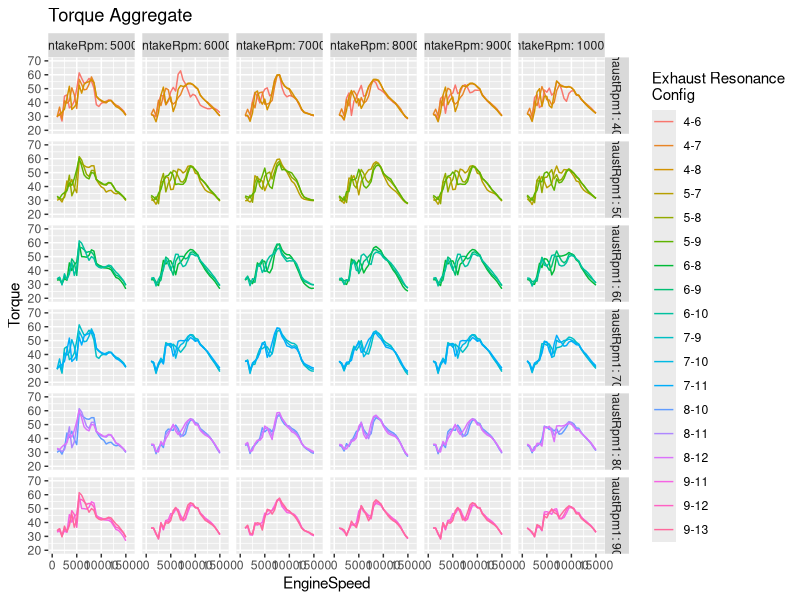

Recreate this plot in R.
library(ggplot2)

#import data (EDIT THIS PART)
setwd("D:/Clubs/FSAE/Personal/IntakeOptimization/Plots")
rawdata<- read.csv("TorqueAggregate.csv", header = TRUE, sep = ",",stringsAsFactors=FALSE)
exhaustRpm1 <- 4000
testName <- "Torque"
graphRange <-c(20,70) #for torque
#graphRange <-c(0,65) #for power
#graphRange <-c(0,220) #for airflow
#graphRange <-c(0,1.1) #for efficiency

#clean up data
names(rawdata)<-c("EngineSpeed", "Value", "IntakeRpm")
rawdata<-rawdata[-1,]
rawdata$EngineSpeed <- as.numeric(rawdata$EngineSpeed)
rawdata$Value <- as.numeric(rawdata$Value)
rawdata$IntakeRpm <- as.numeric(rawdata$IntakeRpm)

#assign case numbers
caseNumber = 0
for (i in 1:nrow(rawdata)){
  if (abs(as.numeric(rawdata$EngineSpeed[i])-15000) < 100){
    caseNumber <- caseNumber+1
    if(caseNumber%%3==1 && caseNumber!=1){
      exhaustRpm1 <- exhaustRpm1 + 1000
    }
    if(caseNumber==19){
      caseNumber = 1
    }
    if(exhaustRpm1==10000){
      exhaustRpm1 <- 4000
    }
  }
  rawdata$caseNum[i]<-caseNumber
  rawdata$ExhaustRpm1[i]<-exhaustRpm1
}
rawdata$caseNum <-as.factor(rawdata$caseNum)

#graph everything together
fileName = paste(testName," Aggregate.pdf", sep = "")
titleString = paste(testName," Aggregate", sep = "")
caseLabels = c("4-6", "4-7", "4-8", "5-7", "5-8","5-9", "6-8","6-9","6-10", "7-9","7-10", "7-11", "8-10", "8-11","8-12",
               "9-11","9-12", "9-13")

pdf(fileName, width = 20, height = 15)
#LABELS
print(
  ggplot(data = rawdata, aes(x=EngineSpeed, y=Value)) + facet_grid(rows = vars(ExhaustRpm1), cols = vars(IntakeRpm), labeller = label_both)+geom_line(aes(color=caseNum)) +
        lims(x=c(0,16000), y=graphRange) + labs(title = titleString)+ ylab(testName)+
        scale_color_discrete(name = "Exhaust Resonance\nConfig", labels=caseLabels))
dev.off()
